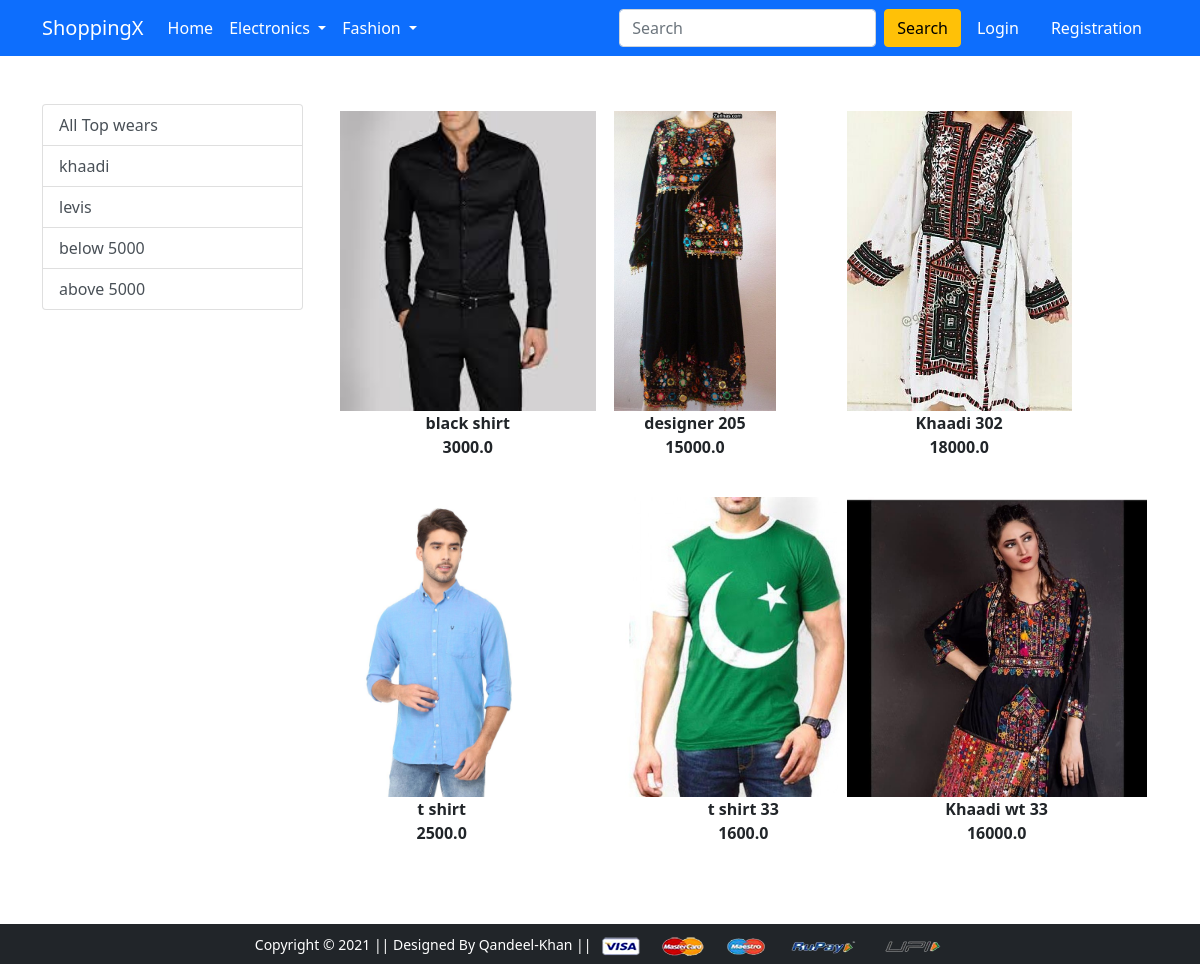
Screenshot of /topwear/ with the database file from the repository.
### app/models.py (models this page shows, shortened)
class Product(models.Model):
    title = models.CharField(max_length=100)
    selling_price = models.FloatField()
    descounted_price = models.FloatField()
    description = models.TextField()
    brand = models.CharField(max_length=100)
    category = models.CharField(choices=CATEGORY_CHOICES, max_length=2)
    product_image = models.FileField(upload_to='productimg/')

### app/views.py (the view)
# urls.py: path('topwear/', views.topwear, name='topwear'),
def topwear(request, data=None):
    if data == None:
        topwear = Product.objects.filter(category='TW')
    elif data == 'khaadi' or data == 'levis' or data == "levi's":
        topwear = Product.objects.filter(category='TW').filter(brand=data)
    elif data == 'below':
        topwear = Product.objects.filter(
            category='TW').filter(descounted_price__lt=5000)
    elif data == 'above':
        topwear = Product.objects.filter(
            category='TW').filter(descounted_price__gt=5000)
    totalitem = 0
    if request.user.is_authenticated:
        totalitem = len(Cart.objects.filter(user=request.user))
    return render(request, 'app/topwear.html', {'topwear': topwear, 'totalitem': totalitem})

### app/templates/app/topwear.html (shortened to what this page needs)
{% extends 'app/base.html' %}
{% load static %}
{% block main-content %}
<div class="container my-5">
    <div class="row">
        <div class="col-sm-3">
            <div class="list-group">
                <a href="{% url 'topwear' %}" class="list-group-item list-group-item-action" aria-current="true">All
                    Top wears</a>
                <a href="{% url 'topwear_data' 'khaadi' %}" class="list-group-item list-group-item-action"
                    aria-current="true">khaadi</a>
                <a href="{% url 'topwear_data' 'levis' %}" class="list-group-item list-group-item-action"
                    aria-current="true">levis</a>
                <a href="{% url 'topwear_data' 'below' %}" class="list-group-item list-group-item-action"
                    aria-current="true">below 5000</a>
                <a href="{% url 'topwear_data' 'above' %}" class="list-group-item list-group-item-action"
                    aria-current="true">above 5000</a>
            </div>
        </div>
        <div class="col-sm-8">
            <div class="row">
                {% for product in topwear %}
                <div class="col-sm-4 text-center mb-4">
                    <a href="{% url 'product-detail' product.id %}" class="btn">
                        <div class="item">
                            <img src="{{ product.product_image.url }}" alt="" height="300" class="">
                            <div class="fw-bold">{{ product.title }}</div>
                            <div class="fw-bold">{{ product.selling_price }}</div>
                        </div>
                    </a>
                </div>
                {% endfor %}
            </div>
        </div>
    </div>
</div>
{% endblock main-content %}

### rows the page displays
Product: product_image (picture), title "black shirt", selling_price "3000.0"
Product: product_image (picture), title "designer 205", selling_price "15000.0"
Product: product_image (picture), title "Khaadi 302", selling_price "18000.0"
Product: product_image (picture), title "t shirt", selling_price "2500.0"
Product: product_image (picture), title "t shirt 33", selling_price "1600.0"
Product: product_image (picture), title "Khaadi wt 33", selling_price "16000.0"
